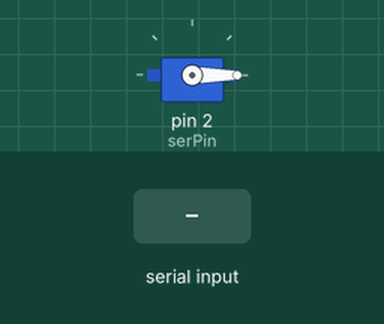
Bench run of a sketch on a simulated Arduino Uno, built with avr-gcc and run on an emulated ATmega328P. Shown: servo. Inputs (shaded band) come from the test bench. What the sketch prints to the serial monitor is not drawn.

Above: at 1.3 s.
1.4 s: "90,45\n" received over Serial
At 1.9 s:
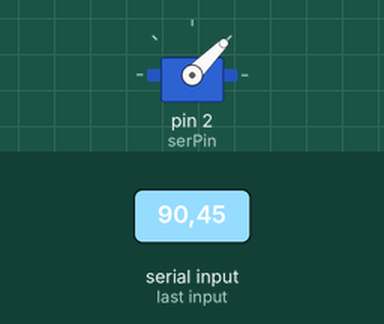
3.9 s: "30,150\n" received over Serial
At 4.7 s:
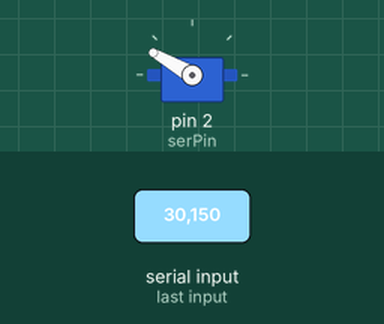
6.4 s: "200\n" received over Serial
At 6.9 s:
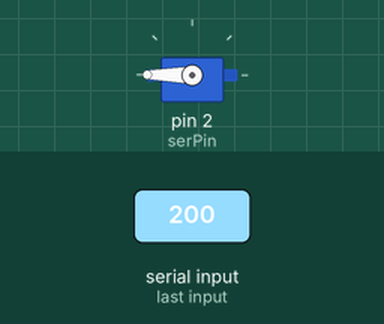
Timing chart, 0 to 9.4 s (numbered marks = the images above; inputs shaded):
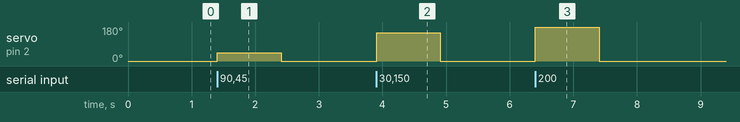

Measured:
- after the input at 1.4 s, servo on pin 2 (serPin): 0° → 45° at once, → 0° 1.0 s later
- after the input at 3.9 s, servo on pin 2 (serPin): 0° → 150° at once, → 0° 1.0 s later
- after the input at 6.4 s, servo on pin 2 (serPin): 0° → 180° at once, → 0° 1.0 s later

The sketch:

sketch_oct23a.ino
```cpp
#include <Servo.h>
Servo pjwservo;
int serPin = 2;
void setup() {
  // put your setup code here, to run once:
  Serial.begin(9600);
  pjwservo.attach(serPin);
  pjwservo.write(0);
  delay(100);
}

void loop() {
  // put your main code here, to run repeatedly:
  if(Serial.available()){
    int angle = Serial.parseInt();
    pjwservo.write(angle);
    Serial.print("Sevo moves = ");
    Serial.print(angle);
  }
}
```
